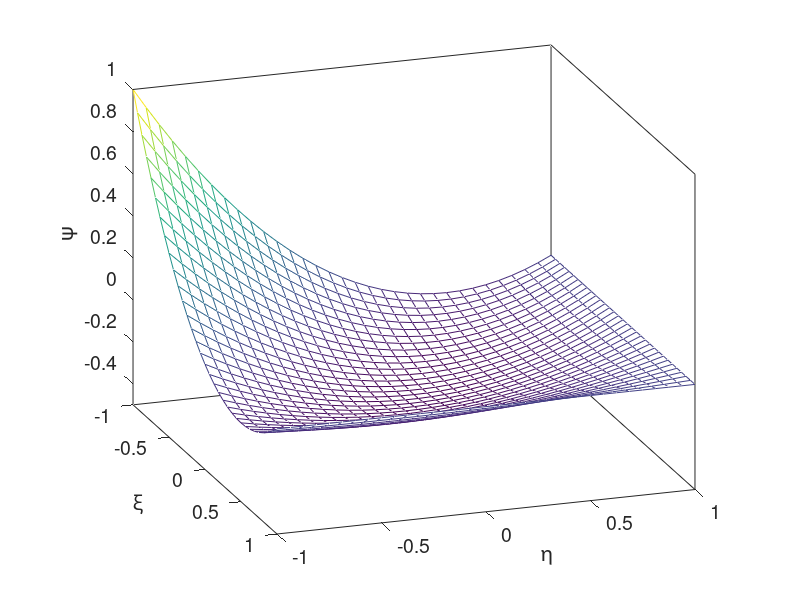

Recreate this plot in MATLAB.

clear all
close all

%=======
% psi_q8
%
% interpolation functions
% for the 8-node quadrilateral element
%=======

figure(1)
hold on
axis equal
xlabel('\xi','fontsize',14);
ylabel('\eta','fontsize',14);
zlabel('\psi','fontsize',14);
set(gca,'fontsize',14)
view([71,18])
box on

node = 2;
node = 1;


N=32;
M=32;

Dx=2.0/N;
Dy=2.0/M;

%------
% plotting mesh
%------

for i=1:N+1 
   x(i)=-1.0+Dx*(i-1.0);
%   fprintf (1,'%6.2f',X(i))
end
                                                                                
for j=1:M+1
   y(j)=-1.0+Dy*(j-1.0);
%   fprintf (1,'%6.2f',Y(j))
end

%------
% graph
%------

for i=1:N+1
 for j=1:M+1
  if(node==1)
   z(i,j)= -0.25*(1.0-x(i))*(1.0-y(j))*(x(i)+y(j)+1.0);   % 8-node-corner
   axis([-1 1 -1 1 -0.5 1])
  elseif(node==2)
   z(i,j)= 0.5*(1.0-x(i)^2)*(1.0-y(j));   % 8-node mid side
   axis([-1 1 -1 1 -0.0 1.1])
  end
 end
end

mesh(x,y,z)   % plotting, labelling, and formatting
